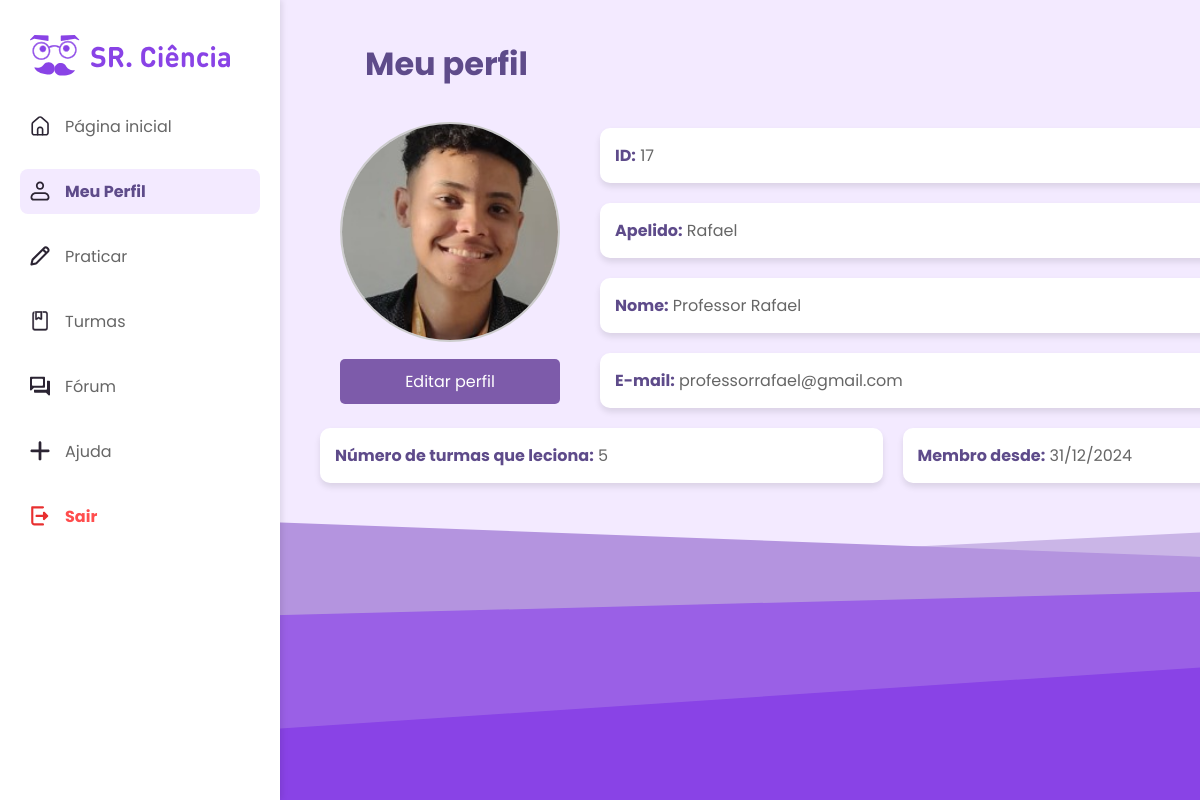
Screenshot of /perfil/professor/ (signed in) with the database file from the repository.
### srciencia_auth/models/Usuario.py (models this page shows, shortened)
class Usuario(AbstractUser):
    nome = models.CharField(max_length=255, blank=False, null=False, verbose_name="Nome Completo")
    perfil = models.IntegerField(choices=PERFIL, default=2)
    email = models.EmailField(unique=True)
    foto = models.ImageField(upload_to='fotos_perfil/', blank=True, null=True)
    data_cadastro = models.DateTimeField(auto_now_add=True)
    data_alteracao = models.DateTimeField(auto_now=True)
    situacao = models.CharField(max_length=100, blank=True, null=True)

### srciencia_core/views/PerfilView.py (the view)
@login_required
def professor_perfil(request):
    if request.user.perfil != 3:
        return render(request, '403.html', status=403)
    user = request.user
    numero_turmas = Turma.objects.filter(professor=user).count()
    context = {
        'user_id': user.id,
        'apelido': user.username,
        'nome': user.nome,
        'email': user.email,
        'data_cadastro': user.data_cadastro.strftime('%d/%m/%Y'),
        'numero_turmas': numero_turmas,
    }
    return render(request, 'professor_perfil.html', context)

### srciencia_core/context_processors.py (called while the page is built)
def active_menu(request):
    menu_map = {
        "pagina_inicial": "pagina_inicial",
        "professor_turmas": "turmas",
        "turmas": "turmas",
        "pendentes": "praticar",
        "ajuda": "ajuda",
        "meu_perfil": "meu_perfil",
    }
    active_menu = None
    if request.resolver_match:
        active_menu = menu_map.get(request.resolver_match.url_name)
    return {"active_menu": active_menu}

### srciencia_core/templates/professor_perfil.html (shortened to what this page needs)
{% load static %}
<!DOCTYPE html>
<html lang="pt-br">
<head>
    <link rel="stylesheet" href="{% static 'css/global.css' %}">
    <link rel="stylesheet" href="{% static 'css/global-core.css' %}">
    <link rel="stylesheet" href="{% static 'css/perfil.css' %}">
</head>
<body>
    <div class="container">
        <aside class="sidebar">
            <div class="logo">
                <img src="{% static 'assets/sr_ciencia.svg' %}" alt="SR. Ciência">
            </div>
            <nav>
                <ul>
                    <li><a href="{% url 'pagina_inicial' %}"><img src="{% static 'assets/home.svg' %}" alt="">Página inicial</a></li>
                    <li>
                        <a href="{% if user.perfil == 3 %}{% url 'professor_perfil' %}{% elif user.perfil == 2 %}{% url 'aluno_perfil' %}{% endif %}" class="active">
                            <img src="{% static 'assets/profile.svg' %}" alt="">Meu Perfil
                        </a>
                    </li>
                    <li><a href="{% url 'praticar' %}"><img src="{% static 'assets/practice.svg' %}" alt="">Praticar</a></li>
                    <li>
                        <a href="{% if user.perfil == 3 %}{% url 'professor_turmas' %}{% else %}{% url 'turmas' %}{% endif %}">
                            <img src="{% static 'assets/classes.svg' %}" alt="">Turmas
                        </a>
                    </li>
                    <li><a href="#"><img src="{% static 'assets/forum.svg' %}" alt="">Fórum</a></li>
                    <li><a href="#"><img src="{% static 'assets/help.svg' %}" alt="">Ajuda</a></li>
                    <li><a href="{% url 'login' %}" class="logout"><img src="{% static 'assets/logout.svg' %}" alt="">Sair</a></li>
                </ul>
            </nav>
        </aside>
        <main class="main-container">
            <section class="profile-section">
                <h1>Meu perfil</h1>
                <div class="profile-card">
                    <div class="profile-header">
                        <div class="profile-image">
                            {% if user.foto %}
                                <img src="{{ user.foto.url }}" alt="Foto do perfil" id="profile-image">
                            {% else %}
                                <img src="{% static 'assets/user.svg' %}" alt="Foto do perfil" id="profile-image">
                            {% endif %}
                        </div>
                        <button id="open-edit-modal" class="btn-edit-perfil">Editar perfil</button>
                    </div>
                    <div class="additional-info" style="display: flex; flex-direction: column;">
                        <div class="info-box">
                            <p><strong>ID:</strong> {{ user_id }}</p>
                        </div>
                        <div class="info-box">
                            <p><strong>Apelido:</strong> {{ apelido }}</p>
                        </div>
                        <div class="info-box">
                            <p><strong>Nome:</strong> {{ nome }}</p>
                        </div>
                        <div class="info-box">
                            <p><strong>E-mail:</strong> {{ email }}</p>
                        </div>
                    </div>
                </div>
                <div class="additional-info" style="margin-top: 0px;">
                    <div class="info-box">
                        <p><strong>Número de turmas que leciona:</strong> {{ numero_turmas }}</p>
                    </div>
                    <div class="info-box">
                        <p><strong>Membro desde:</strong> {{ data_cadastro }}</p>
                    </div>
                </div>
            </section>
            <figure>
                <img src="{% static 'assets/detalhe_perfil.svg' %}" alt="Foto do perfil" class="detalhe_perfil">
            </figure>
        </main>
    </div>
</body>
</html>

### srciencia_auth/static/css/global.css (style rules this page uses)
* { margin: 0; padding: 0; box-sizing: border-box; scroll-behavior: smooth; font-family: 'Poppins', sans-serif; text-decoration: none; }
:root { --color-white: #FFFFFF; --color-light-purple: #EFE3FF; --color-medium-purple: #7F57B3; --color-dark-purple: #695880; --color-primary-purple: #8943E6; --color-light-gray: #F2F2F2; --color-medium-gray: #C9C9C9; --color-dark-gray: #48444C; --color-dark-purple-gray: #2B2433; --color-red: #E83030; --box-shadow: 0 0px 10px rgba(0, 0, 0, 0.2); }
html, body { display: flex; flex-direction: column; min-height: 100dvh; }
main { flex-grow: 1; }

### srciencia_core/static/css/global-core.css (style rules this page uses)
:root { --light-purple: #f3eaff; --dark-purple: #5e4b8a; --primary-purple: #7d5baa; --white: #ffffff; --gray: #666666; --light-gray: #cccccc; --danger-red: #ff4d4d; --green: #4caf50; --orange: #ff9800; }
html, body { height: 100%; overflow: hidden; }
body { overflow-y: auto; }
.main-container { flex: 1; padding: 20px; overflow-y: auto; margin-left: 70px; }
body { margin: 0; font-family: 'Roboto', Arial, sans-serif; background-color: var(--light-purple); color: var(--gray); }
main { padding: 3rem 3rem; display: flex; flex-direction: column; gap: 1rem; max-width: 80rem; }
.container { display: flex; min-height: 100vh; }
.sidebar { width: 280px; min-width: 280px; background-color: var(--white); padding: 20px; box-shadow: 2px 0 6px rgba(0, 0, 0, 0.1); position: sticky; top: 0; height: 100vh; overflow-y: auto; }
.sidebar .logo img { width: 100%; max-width: 200px; margin: 15px 0 10px 10px; }
.sidebar nav ul { list-style: none; padding: 0; margin: 0; margin-top: 10px; }
.sidebar nav ul li { margin-bottom: 20px; }
.sidebar nav ul li a { display: flex; align-items: center; gap: 15px; padding: 10px; text-decoration: none; color: var(--gray); border-radius: 8px; transition: background-color 0.3s ease, color 0.3s ease; }
.sidebar nav ul li a img { width: 20px; height: 20px; }
.sidebar nav ul li a.active { background-color: var(--light-purple); color: var(--dark-purple); font-weight: bold; }
.sidebar nav ul li a.logout { color: var(--danger-red); font-weight: bold; }

### srciencia_core/static/css/perfil.css (style rules this page uses)
:root { --light-purple: #f3eaff; --dark-purple: #5e4b8a; --primary-purple: #7d5baa; --white: #ffffff; --gray: #666666; --light-gray: #cccccc; --black: #000000; }
html { overflow-x: hidden; }
.sidebar { z-index: 1 !important ; }
body { font-family: 'Roboto', Arial, sans-serif; margin: 0; padding: 0; background-color: var(--light-purple); color: var(--gray); }
.container { display: flex; min-height: 100vh; }
.main-container { flex: 1; padding: 40px; margin-left: 0px; }
.profile-section h1 { font-size: 2rem; color: var(--dark-purple); font-weight: bold; margin-left: 45px; }
.profile-section .info-box { width: 865px; }
.profile-section { width: 1145px; }
.profile-card { display: flex; align-items: center; border-radius: 10px; padding: 20px; gap: 40px; }
.profile-image img { width: 220px; height: 220px; border-radius: 50%; border: 2px solid var(--light-gray); object-fit: cover; margin-left: 0px; margin-bottom: 10px; }
.btn-edit-perfil { background-color: var(--primary-purple); color: var(--white); border: none; border-radius: 5px; padding: 8px 15px; font-size: 1rem; cursor: pointer; transition: background-color 0.3s ease; width: 220px; height: 45px; margin-bottom: -10px; }
.additional-info { display: flex; justify-content: space-between; margin-top: 20px; gap: 20px; }
.info-box { background-color: var(--white); padding: 15px; border-radius: 10px; box-shadow: 0 4px 6px rgba(0, 0, 0, 0.1); flex: 1; text-align: start; font-size: 1rem; color: var(--gray); width: 1000px; }
.info-box p strong { color: var(--dark-purple); }
.detalhe_perfil { position: fixed; width: 1900px; left: 0px; }

### rows the page displays
Usuario: foto (picture), username "Rafael", nome "Professor Rafael", email "professorrafael@gmail.com"

### other values shown
{{ user_id }} "17"
{{ numero_turmas }} "5"
{{ data_cadastro }} "31/12/2024"
